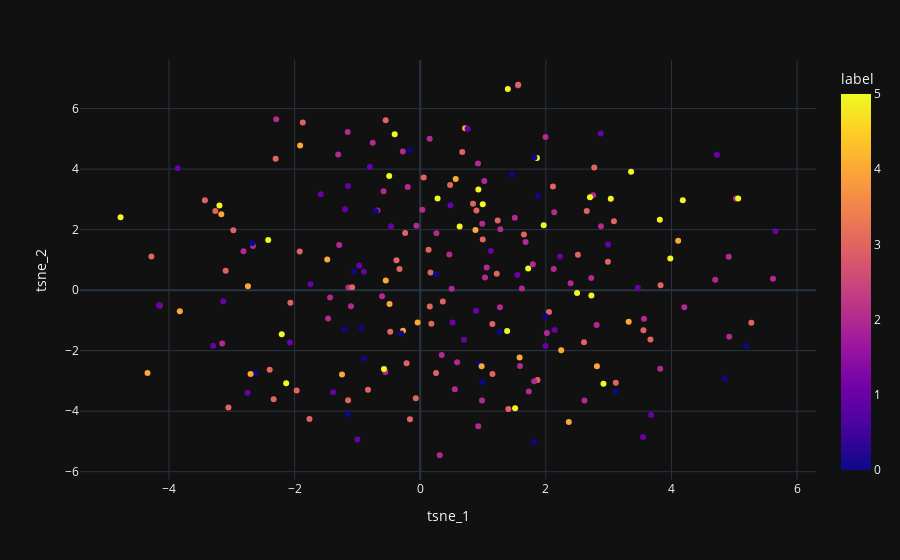

The notebook cell saved with this chart:
### Code cell
model = TSNE(n_components=2, perplexity=30) # el preplexity es para que salga chido
resultado = model.fit_transform(X)
#get_ngrams(1, df[df['target_number'] == 'not-real-disaster']['clean_tweets'])new['tsne_1'] = resultado[:,0]
#new['tsne_2'] = resultado[:,1]




import plotly.express as px

fsne_result = pd.DataFrame({"tsne_1": resultado[:, 0], "tsne_2":resultado[:, 1]})
fsne_result["label"] = df["cla_num"]
fsne_result["text"] = df["text_proc"]
print(fsne_result.head())

fig = px.scatter(
    data_frame=fsne_result,
    x=fsne_result["tsne_1"],
    y=fsne_result["tsne_2"],
    color=fsne_result["label"],
    template="plotly_dark",
    hover_data=["text"],
)

fig.show()

### Figure 1 — Plotly figure (JSON) as saved in the notebook; plotly's stock layout.template omitted (floating-point values rounded to 4 significant figures; data arrays with more than 128 entries replaced by an {"elided": "..."} marker saying what was removed)
{"data": [{"customdata": {"elided": "227x1 str values"}, "hovertemplate": "tsne_1=%{x}<br>tsne_2=%{y}<br>text=%{customdata[0]}<br>label=%{marker.color}<extra></extra>", "legendgroup": "", "marker": {"color": {"elided": "227 int values"}, "coloraxis": "coloraxis", "symbol": "circle"}, "mode": "markers", "name": "", "orientation": "v", "showlegend": false, "type": "scatter", "x": {"elided": "227 float values"}, "xaxis": "x", "y": {"elided": "227 float values"}, "yaxis": "y"}], "layout": {"coloraxis": {"colorbar": {"title": {"text": "label"}}, "colorscale": [[0, "#0d0887"], [0.1111, "#46039f"], [0.2222, "#7201a8"], [0.3333, "#9c179e"], [0.4444, "#bd3786"], [0.5556, "#d8576b"], [0.6667, "#ed7953"], [0.7778, "#fb9f3a"], [0.8889, "#fdca26"], [1, "#f0f921"]]}, "legend": {"tracegroupgap": 0}, "margin": {"t": 60}, "xaxis": {"anchor": "y", "domain": [0, 1], "title": {"text": "tsne_1"}}, "yaxis": {"anchor": "x", "domain": [0, 1], "title": {"text": "tsne_2"}}}}
